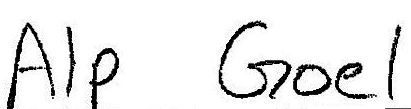
#> input picture names/images/alp.png, 411 x 109 px, found by its file name
$ python segment.py   (Python 2 division)
#> lines starting #> are read from the running program, lines starting #| are printed output that depends on the picture
from PIL import Image, ImageDraw

WHITE_PIXEL = 255
WHITE_THRESHOLD = 50

def main():
    img = Image.open('images/alp.png')
#> img is the input picture: PIL image 411x109 L; min 0, max 255, mean 233.1
    pixels = img.load()
    width, height = img.size[0], img.size[1]
#> width = 411; height = 109

    # [7 lines of commented-out code are left out]

    new_character = True
    min_x = None
    max_x = None
    characters = []
    for x in range(width):
        is_nonwhite_pixel_in_column = False
        count = 0

        for y in range(height):
            if pixels[x, y] < WHITE_THRESHOLD:
                if count < 1:
                    count += 1
                    continue
                print 'Non-white pixel found'
                if new_character:
                    min_x = x  # If min_x is not set, it's the first one found
                else:
                    max_x = x  # Set max_x
                is_nonwhite_pixel_in_column = True

        if is_nonwhite_pixel_in_column:  # The column contains black
            if new_character:  # It is the beginning of a new character
                new_character = False
            else:  # It is the continuation of a new character. Do nothing.
                pass
        else:  # The column contains all white pixels
            if new_character:
                pass
            else:  # This marks the end of a character
                characters.append((min_x, max_x))
                new_character = True


    print characters

    for character in characters:
        draw = ImageDraw.Draw(img)
        draw.line((character[0], 0, character[0], height), fill=128, width=2)
        draw.line((character[1], 0, character[1], height), fill=128, width=2)
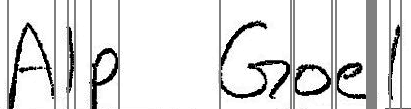
#> img: PIL image 411x109 L; min 0, max 255, mean 223.4
    img.show()
    img.save('adam-segmentation.png')

if __name__ == '__main__':
    main()

$ run again, with names/images/adam.png copied over names/images/alp.png
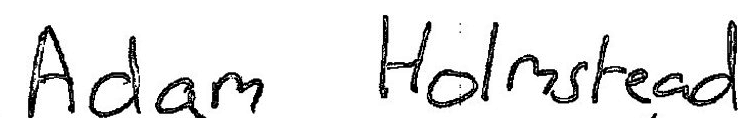
#> input picture names/images/adam.png, 750 x 118 px, found by its file name
#> in main, img is the input picture: PIL image 750x118 L; min 0, max 255, mean 229.9
#> after the loop in main, `for character in characters:`:
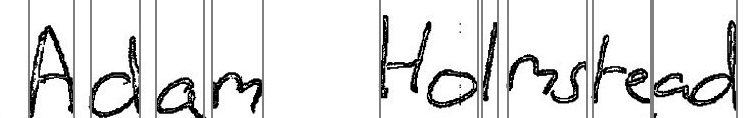
#> img: PIL image 750x118 L; min 0, max 255, mean 224.9

$ run again, with names/images/ahmed.png copied over names/images/alp.png
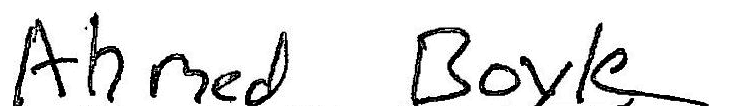
#> input picture names/images/ahmed.png, 729 x 106 px, found by its file name
#> in main, img is the input picture: PIL image 729x106 L; min 0, max 255, mean 228.6
#> after the loop in main, `for character in characters:`:
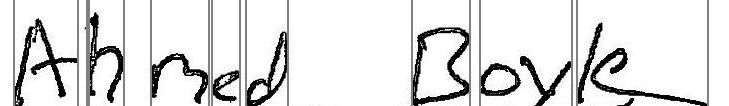
#> img: PIL image 729x106 L; min 0, max 255, mean 223.7
